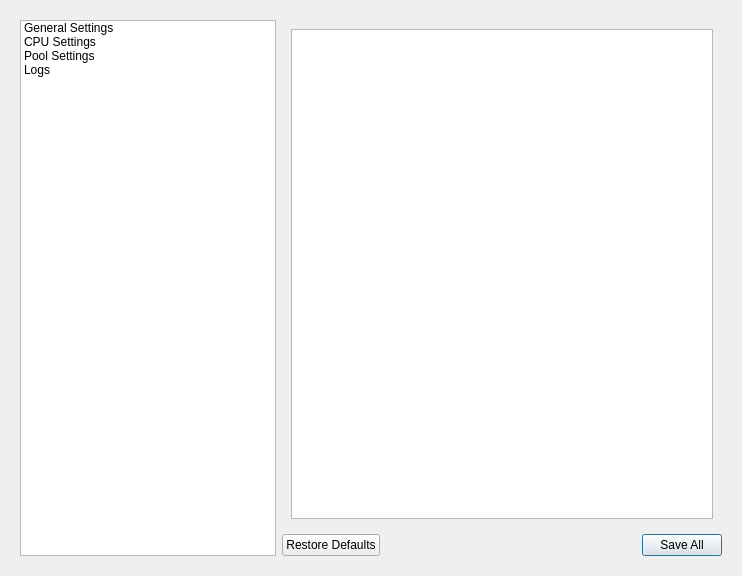
<?xml version="1.0" encoding="UTF-8"?>
<ui version="4.0">
 <class>uiSettingsWindow</class>
 <widget class="QWidget" name="uiSettingsWindow">
  <property name="geometry">
   <rect>
    <x>0</x>
    <y>0</y>
    <width>742</width>
    <height>576</height>
   </rect>
  </property>
  <property name="windowTitle">
   <string>Form</string>
  </property>
  <layout class="QGridLayout" name="gridLayout_2">
   <item row="0" column="0">
    <widget class="QWidget" name="centralWidget" native="true">
     <layout class="QGridLayout" name="gridLayout_3">
      <item row="0" column="1">
       <widget class="QStackedWidget" name="stackedWidget">
           <property name="frameShape">
               <enum>QFrame::NoFrame</enum>
           </property>
           <property name="currentIndex">
               <number>3</number>
           </property>
           <widget class="QWidget" name="generalSettingsPage">
               <layout class="QGridLayout" name="gridLayout">
                   <property name="leftMargin">
                       <number>0</number>
                   </property>
                   <property name="topMargin">
                       <number>0</number>
                   </property>
                   <property name="rightMargin">
                       <number>0</number>
                   </property>
                   <property name="bottomMargin">
                       <number>0</number>
                   </property>
                   <property name="spacing">
                       <number>0</number>
                   </property>
                   <item row="0" column="0">
                       <layout class="QFormLayout" name="formLayout">
                           <item row="0" column="0">
                               <widget class="QLabel" name="callTimeoutLabel">
                                   <property name="text">
                                       <string>Call Timeout</string>
                                   </property>
                               </widget>
                           </item>
                           <item row="0" column="1">
                               <widget class="QSpinBox" name="callTimeoutSpinBox"/>
                           </item>
                           <item row="1" column="0">
                               <widget class="QLabel" name="retryTimeLabel">
                                   <property name="text">
                                       <string>Retry Time</string>
                                   </property>
                               </widget>
                           </item>
                           <item row="1" column="1">
                               <widget class="QSpinBox" name="retryTimeSpinBox"/>
                           </item>
                           <item row="2" column="0">
                               <widget class="QLabel" name="giveUpLimitLabel">
                                   <property name="text">
                                       <string>Give up Limit</string>
                                   </property>
                               </widget>
                           </item>
                           <item row="2" column="1">
             <widget class="QSpinBox" name="giveUpLimitSpinBox"/>
            </item>
            <item row="3" column="0">
             <widget class="QLabel" name="verboseLevelLabel">
              <property name="text">
               <string>Verbose Level</string>
              </property>
             </widget>
            </item>
            <item row="3" column="1">
             <widget class="QSpinBox" name="verboseLevelSpinBox"/>
            </item>
            <item row="4" column="0">
             <widget class="QLabel" name="printMotdLabel">
              <property name="text">
               <string>Print Motd</string>
              </property>
             </widget>
            </item>
            <item row="5" column="0">
             <widget class="QLabel" name="hashraterateReportFreqencyLabel">
              <property name="text">
               <string>Hashraterate report freqency</string>
              </property>
             </widget>
            </item>
            <item row="5" column="1">
             <widget class="QSpinBox" name="hashraterateReportFreqencySpinBox"/>
            </item>
            <item row="6" column="0">
             <widget class="QLabel" name="aESOverrideLabel">
              <property name="text">
               <string>AES Override</string>
              </property>
             </widget>
            </item>
            <item row="6" column="1">
             <widget class="QComboBox" name="aESOverrideComboBox"/>
            </item>
            <item row="7" column="0">
             <widget class="QLabel" name="useSlowMemoryLabel">
              <property name="text">
               <string>Use slow memory</string>
              </property>
             </widget>
            </item>
            <item row="7" column="1">
             <widget class="QComboBox" name="useSlowMemoryComboBox"/>
            </item>
            <item row="8" column="0">
             <widget class="QLabel" name="useTLSSecureAlgorithmLabel">
              <property name="text">
               <string>Use TLS Secure algorithm</string>
              </property>
             </widget>
            </item>
            <item row="8" column="1">
             <widget class="QCheckBox" name="useTLSSecureAlgorithmCheckBox"/>
            </item>
            <item row="4" column="1">
             <widget class="QCheckBox" name="printMotdCheckBox">
              <property name="text">
               <string/>
              </property>
             </widget>
            </item>
            <item row="9" column="0">
             <widget class="QLabel" name="daemonModeLabel">
              <property name="text">
               <string>Daemon Mode</string>
              </property>
             </widget>
            </item>
            <item row="9" column="1">
             <widget class="QCheckBox" name="daemonModeCheckBox"/>
            </item>
            <item row="10" column="0">
             <widget class="QLabel" name="logOutputFileLabel">
              <property name="text">
               <string>Log Output file</string>
              </property>
             </widget>
            </item>
            <item row="10" column="1">
             <widget class="QLineEdit" name="logOutputFileLineEdit"/>
            </item>
            <item row="11" column="0">
             <widget class="QLabel" name="hTTPDPortLabel">
              <property name="text">
               <string>HTTPD Port</string>
              </property>
             </widget>
            </item>
            <item row="11" column="1">
             <widget class="QSpinBox" name="hTTPDPortSpinBox"/>
            </item>
            <item row="12" column="0">
             <widget class="QLabel" name="hTTPLoginLabel">
              <property name="text">
               <string>HTTP Login</string>
              </property>
             </widget>
            </item>
            <item row="12" column="1">
             <widget class="QLineEdit" name="hTTPLoginLineEdit"/>
            </item>
            <item row="13" column="0">
             <widget class="QLabel" name="hTTPPassLabel">
              <property name="text">
               <string>HTTP Pass</string>
              </property>
             </widget>
            </item>
            <item row="13" column="1">
             <widget class="QLineEdit" name="hTTPPassLineEdit"/>
            </item>
            <item row="14" column="0">
             <widget class="QLabel" name="preferIPV4Label">
              <property name="text">
               <string>Prefer IPV4</string>
              </property>
             </widget>
            </item>
            <item row="14" column="1">
             <widget class="QCheckBox" name="preferIPV4CheckBox"/>
            </item>
           </layout>
          </item>
         </layout>
        </widget>
        <widget class="QWidget" name="cpuSettingsPage">
         <widget class="QPushButton" name="pushButton">
          <property name="geometry">
           <rect>
            <x>130</x>
            <y>110</y>
            <width>90</width>
            <height>32</height>
           </rect>
          </property>
          <property name="text">
           <string>PushButton</string>
          </property>
         </widget>
         <widget class="QPushButton" name="pushButton_2">
          <property name="geometry">
           <rect>
            <x>130</x>
            <y>200</y>
            <width>90</width>
            <height>32</height>
           </rect>
          </property>
          <property name="text">
           <string>PushButton</string>
          </property>
         </widget>
        </widget>
        <widget class="QWidget" name="poolSettingsPage">
         <widget class="QRadioButton" name="radioButton">
          <property name="geometry">
           <rect>
            <x>100</x>
            <y>140</y>
            <width>97</width>
            <height>26</height>
           </rect>
          </property>
          <property name="text">
           <string>RadioButton</string>
          </property>
         </widget>
         <widget class="QRadioButton" name="radioButton_2">
          <property name="geometry">
           <rect>
               <x>100</x>
               <y>210</y>
               <width>97</width>
               <height>26</height>
           </rect>
          </property>
             <property name="text">
                 <string>RadioButton</string>
             </property>
         </widget>
            <widget class="QRadioButton" name="radioButton_3">
                <property name="geometry">
                    <rect>
                        <x>130</x>
                        <y>290</y>
                        <width>97</width>
                        <height>26</height>
                    </rect>
                </property>
                <property name="text">
                    <string>RadioButton</string>
                </property>
            </widget>
        </widget>
           <widget class="QWidget" name="logsPage">
               <layout class="QVBoxLayout" name="verticalLayout">
                   <item>
                       <widget class="QPlainTextEdit" name="plainTextEdit"/>
                   </item>
               </layout>
           </widget>
       </widget>
      </item>
         <item row="1" column="1">
             <widget class="QDialogButtonBox" name="buttonBox">
                 <property name="orientation">
                     <enum>Qt::Horizontal</enum>
                 </property>
                 <property name="standardButtons">
                     <set>QDialogButtonBox::RestoreDefaults|QDialogButtonBox::SaveAll</set>
                 </property>
             </widget>
         </item>
         <item row="0" column="0" rowspan="2">
             <widget class="QListWidget" name="listWidget">
                 <property name="sizePolicy">
                     <sizepolicy hsizetype="Minimum" vsizetype="Expanding">
                         <horstretch>0</horstretch>
                         <verstretch>0</verstretch>
                     </sizepolicy>
                 </property>
                 <property name="baseSize">
                     <size>
                         <width>0</width>
                         <height>0</height>
                     </size>
                 </property>
                 <property name="styleSheet">
                     <string notr="true"/>
                 </property>
                 <item>
                     <property name="text">
                         <string>General Settings</string>
                     </property>
                 </item>
                 <item>
                     <property name="text">
                         <string>CPU Settings</string>
                     </property>
                 </item>
                 <item>
                     <property name="text">
                         <string>Pool Settings</string>
                     </property>
                 </item>
                 <item>
                     <property name="text">
                         <string>Logs</string>
                     </property>
                 </item>
             </widget>
         </item>
     </layout>
    </widget>
   </item>
  </layout>
 </widget>
 <resources/>
 <connections>
  <connection>
   <sender>listWidget</sender>
   <signal>currentRowChanged(int)</signal>
   <receiver>stackedWidget</receiver>
   <slot>setCurrentIndex(int)</slot>
   <hints>
    <hint type="sourcelabel">
     <x>145</x>
     <y>268</y>
    </hint>
    <hint type="destinationlabel">
     <x>501</x>
     <y>268</y>
    </hint>
   </hints>
  </connection>
 </connections>
</ui>
